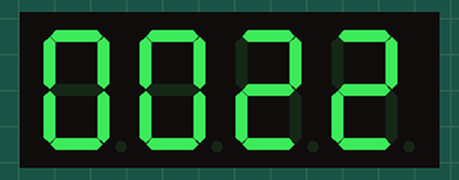
This sketch was run on a simulated Arduino Mega 2560, built with avr-gcc and run on an emulated ATmega2560. On the bench: 4-digit seven-segment display. Wiring (inferred from the names in the program): 4-digit 7-segment display, segments lit when HIGH: segments pin 2, pin 3, pin 4, pin 5, pin 6, pin 7, pin 8, pin 10, pin 11, pin 12, pin 13, pin 14, pin 15, pin 16, pin 18, pin 19, pin 20, pin 21, pin 22, pin 23, pin 24, pin 26, pin 27, pin 28, pin 29, pin 30, pin 31, pin 32. The segment pins are drawn as the display they are named for.

Above: at 0.1 s.
At 4.1 s:
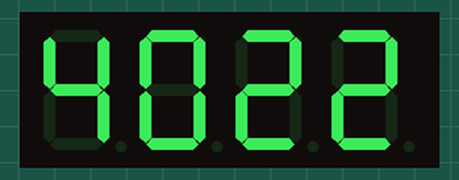
At 9.1 s:
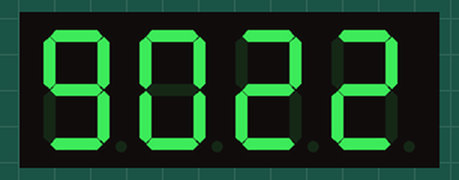
At 19.1 s:
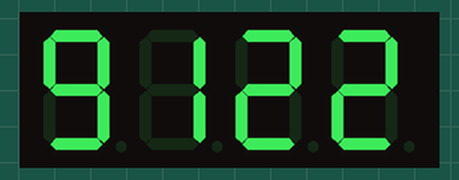
At 29.1 s:
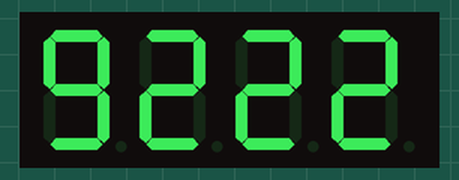
At 39.1 s:
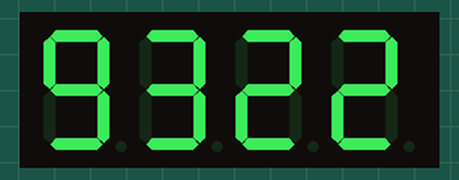

The sketch:

Digital_Clock.ino
```cpp
int hrs1_pins[] = {26, 27, 28, 29, 30, 31, 32};
int hrs2_pins[] = {18, 19, 20, 21, 22, 23, 24};
int mins1_pins[] = {10, 11, 12, 13, 14, 15, 16};
int mins2_pins[] = {2, 3, 4, 5, 6, 7, 8};
int mapper[10][7] = {
  {1,2,3,4,5,6},
  {2,3},
  {1,2,4,5,7},
  {1,2,3,4,7},
  {2,3,6,7},
  {1, 3, 4, 6, 7},
  {1, 3, 4, 5, 6, 7},
  {1, 2, 3},
  {1, 2, 3, 4, 5, 6, 7},
  {1, 2, 3, 4, 6, 7}
  };

int current_hour = 22;
int current_minute = 0;

void setup() {
  // put your setup code here, to run once:
  for(int i = 0; i < 7; i++) {
    pinMode(hrs1_pins[i], OUTPUT);
    pinMode(hrs2_pins[i], OUTPUT);
    pinMode(mins1_pins[i], OUTPUT);
    pinMode(mins2_pins[i], OUTPUT);
  }
  Serial.begin(9600);
}

// Function to turn of a LED
void reset(int leds[7]) {
  for(int i = 0;  i< 7; i++) {
    digitalWrite(leds[i], LOW);
  }
}

// Function to display a single digit on a single LED
void set_digit(int segments[7], int number) {
  for(int i = 0; i < 7; i++) {
    if(mapper[number][i] == 0)
      break;
    digitalWrite(segments[mapper[number][i]-1], HIGH);
  }
}

// Function to forward time (24 hours system)
void increment_time_step(int &minute, int &hour){
  if (hour > 22 && minute > 58){
      hour = 0;
      minute = 0;
  }
  else if(minute > 58){
      hour += 1;
      minute = 0;
  }
  else {
      minute = minute + 1;
  }
}

// Function to display number (two digits) on two LEDs
void digit_to_leds(int digit, int led1, int led2) {
  reset(led1);
  reset(led2);
  int left_side = digit / 10;
  int right_side = digit % 10;
  set_digit(led1, left_side);
  set_digit(led2, right_side);
}

void loop() {
  digit_to_leds(current_hour, hrs1_pins, hrs2_pins);
  digit_to_leds(current_minute, mins1_pins, mins2_pins);
  delay(1000);
  increment_time_step(current_minute, current_hour);
}
```

Measured:
- what the display in image 1 shows lasts 1.0 s, from 4.0 s to 5.0 s
